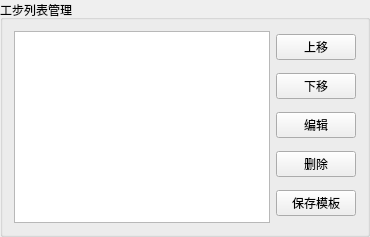
             <widget class="QGroupBox" name="groupBox_5">
              <property name="title">
               <string>工步列表管理</string>
              </property>
              <layout class="QHBoxLayout" name="horizontalLayout_8">
               <item>
                <widget class="QListView" name="workStep_listView">
                 <property name="editTriggers">
                  <set>QAbstractItemView::NoEditTriggers</set>
                 </property>
                 <property name="iconSize">
                  <size>
                   <width>30</width>
                   <height>30</height>
                  </size>
                 </property>
                </widget>
               </item>
               <item>
                <layout class="QVBoxLayout" name="verticalLayout_3">
                 <property name="spacing">
                  <number>10</number>
                 </property>
                 <item>
                  <widget class="QPushButton" name="btn_moveUp">
                   <property name="text">
                    <string>上移</string>
                   </property>
                  </widget>
                 </item>
                 <item>
                  <widget class="QPushButton" name="btn_moveDown">
                   <property name="text">
                    <string>下移</string>
                   </property>
                  </widget>
                 </item>
                 <item>
                  <widget class="QPushButton" name="btn_edit">
                   <property name="text">
                    <string>编辑</string>
                   </property>
                  </widget>
                 </item>
                 <item>
                  <widget class="QPushButton" name="btn_delete">
                   <property name="text">
                    <string>删除</string>
                   </property>
                  </widget>
                 </item>
                 <item>
                  <widget class="QPushButton" name="btn_saveTemplet">
                   <property name="text">
                    <string>保存模板</string>
                   </property>
                  </widget>
                 </item>
                </layout>
               </item>
              </layout>
             </widget>
